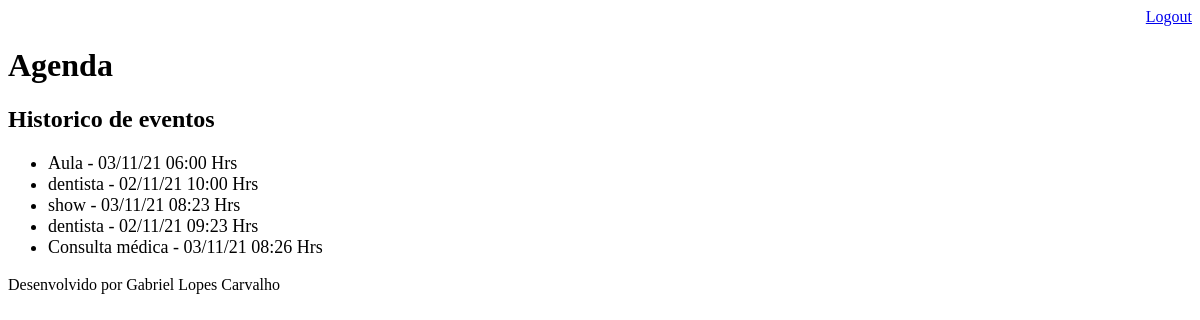
The page /agenda/historico/ (signed in) on the database as committed earlier.
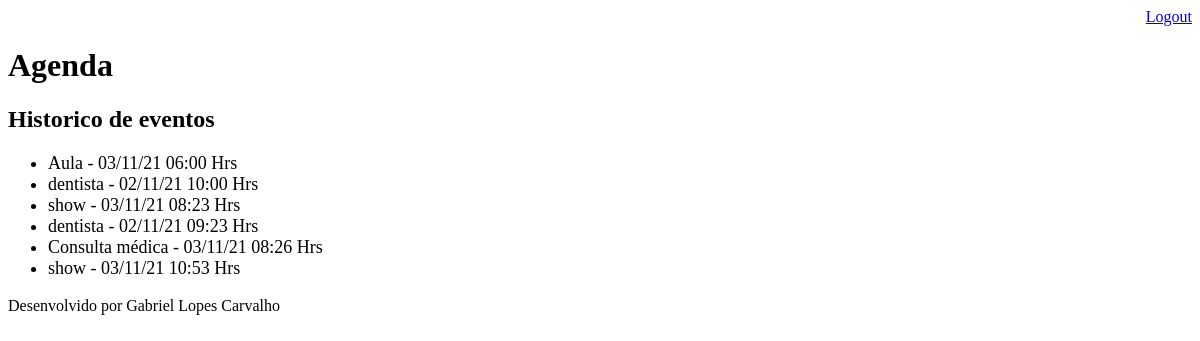
The same page on the database as committed later.
### core/models.py (models this page shows, shortened)
class Evento(models.Model):
    titulo = models.CharField(max_length=100)
    descricao = models.TextField(blank=True, null=True)
    data_evento = models.DateTimeField(verbose_name='Data do Evento')
    data_criacao = models.DateTimeField(auto_now_add=True, verbose_name='Data da Criação')
    usuario = models.ForeignKey(User, on_delete=models.CASCADE)
    class Meta:
        db_table = 'evento'
    def get_data_evento(self):
        return self.data_evento.strftime('%d/%m/%y %H:%M Hrs')

### core/views.py (the view)
# urls.py: path('agenda/historico/', views.historico_evento),
@login_required(login_url='/login/')
def historico_evento(request):
    usuario = request.user
    data_atual = datetime.now() - timedelta(hours=1)
    evento = Evento.objects.filter( usuario=usuario,
                                    data_evento__lt=data_atual)
    response = {'eventos': evento}
    return render(request, 'historico.html', response)

### templates/historico.html
{% extends "model-page.html" %}
{% block content %}
    <h2>Historico de eventos</h2>
    <ul style="font-size: 18px">
        {% for evento in eventos %}
            <li>
                {{ evento.titulo}} - {{ evento.get_data_evento }}
            </li>
        {% endfor %}
    </ul>
{% endblock %}

Rows that differ between the two databases and show on the page:
added Evento: titulo "show", get_data_evento "03/11/21 10:53 Hrs"
